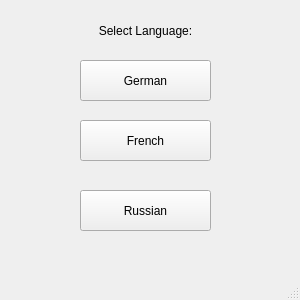
<?xml version="1.0" encoding="UTF-8"?>
<ui version="4.0">
 <class>MainWindow2</class>
 <widget class="QMainWindow" name="MainWindow2">
  <property name="geometry">
   <rect>
    <x>0</x>
    <y>0</y>
    <width>300</width>
    <height>300</height>
   </rect>
  </property>
  <property name="minimumSize">
   <size>
    <width>300</width>
    <height>300</height>
   </size>
  </property>
  <property name="baseSize">
   <size>
    <width>300</width>
    <height>300</height>
   </size>
  </property>
  <property name="windowTitle">
   <string>MainWindow</string>
  </property>
  <widget class="QWidget" name="centralwidget">
   <widget class="QLabel" name="label">
    <property name="geometry">
     <rect>
      <x>30</x>
      <y>20</y>
      <width>231</width>
      <height>21</height>
     </rect>
    </property>
    <property name="text">
     <string>Select Language:</string>
    </property>
    <property name="alignment">
     <set>Qt::AlignCenter</set>
    </property>
   </widget>
   <widget class="QPushButton" name="german">
    <property name="geometry">
     <rect>
      <x>80</x>
      <y>60</y>
      <width>131</width>
      <height>41</height>
     </rect>
    </property>
    <property name="sizePolicy">
     <sizepolicy hsizetype="Fixed" vsizetype="Fixed">
      <horstretch>0</horstretch>
      <verstretch>0</verstretch>
     </sizepolicy>
    </property>
    <property name="text">
     <string>German</string>
    </property>
   </widget>
   <widget class="QPushButton" name="french">
    <property name="geometry">
     <rect>
      <x>80</x>
      <y>120</y>
      <width>131</width>
      <height>41</height>
     </rect>
    </property>
    <property name="sizePolicy">
     <sizepolicy hsizetype="Fixed" vsizetype="Fixed">
      <horstretch>0</horstretch>
      <verstretch>0</verstretch>
     </sizepolicy>
    </property>
    <property name="text">
     <string>French</string>
    </property>
   </widget>
   <widget class="QPushButton" name="russian">
    <property name="geometry">
     <rect>
      <x>80</x>
      <y>190</y>
      <width>131</width>
      <height>41</height>
     </rect>
    </property>
    <property name="sizePolicy">
     <sizepolicy hsizetype="Fixed" vsizetype="Fixed">
      <horstretch>0</horstretch>
      <verstretch>0</verstretch>
     </sizepolicy>
    </property>
    <property name="text">
     <string>Russian</string>
    </property>
   </widget>
  </widget>
  <widget class="QMenuBar" name="menubar">
   <property name="geometry">
    <rect>
     <x>0</x>
     <y>0</y>
     <width>300</width>
     <height>18</height>
    </rect>
   </property>
  </widget>
  <widget class="QStatusBar" name="statusbar"/>
 </widget>
 <resources/>
 <connections/>
</ui>
